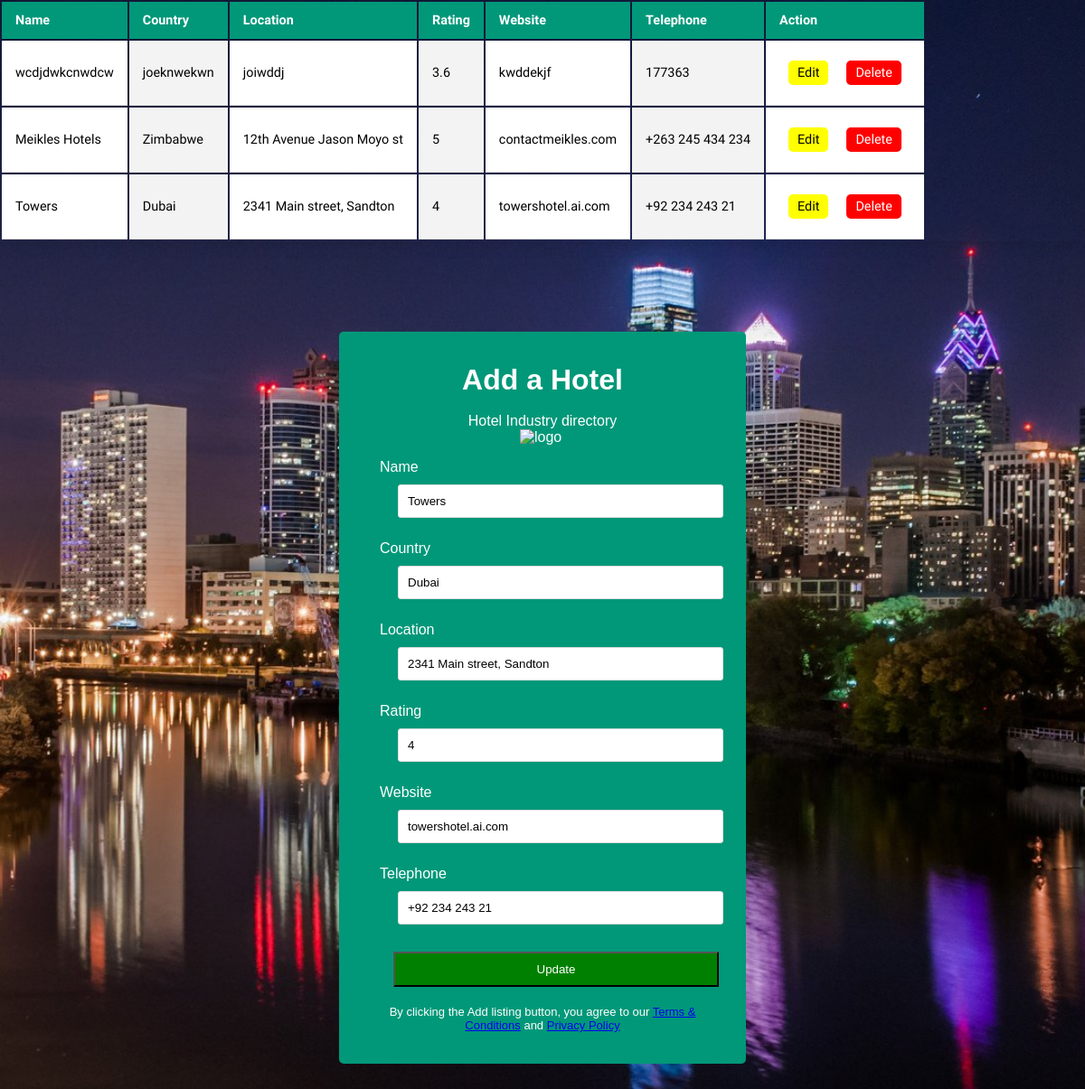
/index.php?edit=17, run on the app's committed database.
### tables this page shows
CREATE TABLE `hotel_management` (
  `id` int(6) NOT NULL,
  `Name` text NOT NULL,
  `Country` text NOT NULL,
  `Location` varchar(100) NOT NULL,
  `Rating` double NOT NULL,
  `Website` varchar(100) NOT NULL,
  `Telephone` varchar(100) NOT NULL
);

### database.php (called while the page is built, shortened)
<?php
$mysqli = new mysqli('localhost','root','','hotels2020') or die(mysqli_error($mysqli));
if(isset($_GET['edit']))
{$id = $_GET['edit'];
$update = true;
  $result = $mysqli->query("SELECT * FROM hotel_management WHERE id=$id") or die($mysqli->error);
  if($result->num_rows){
    $row = $result->fetch_array();
    $name = $row['Name'];
    $country = $row['Country'];
    $location = $row['Location'];
    $rating = $row['Rating'];
    $website = $row['Website'];
    $telephone = $row['Telephone'];
  }
}

### index.php (the view, shortened to what this page needs)
<!DOCTYPE html>
<html lang="en">
<head>
    <link rel="stylesheet" href="style.css">
  </head>
<body>
<?php require_once 'database.php'; ?>
<?php
$mysqli = new mysqli('localhost','root','','hotels2020') or
die(mysqli_error($mysqli));
$result = $mysqli->query(" SELECT * FROM  hotel_management") or die($mysqli->error);
?>
<div class ="table-container">
 <table>
  <thead>
			<tr>
				<th>Name</th>
				<th>Country</th>
				<th>Location</th>
				<th>Rating</th>
				<th>Website</th>
				<th>Telephone</th>
				<th colspan="2">Action</th>
			</tr>
    </thead>
    <?php
    while ($column = $result->fetch_assoc()):?>
		<tbody>
			<tr>
				<td><?php echo $column['Name'];?></td>
				<td><?php echo $column['Country'];?></td>
				<td><?php echo $column['Location'];?></td>
				<td><?php echo $column['Rating'];?></td>
				<td><?php echo $column['Website'];?></td>
				<td><?php echo $column['Telephone'];?></td>
				<td>
            <a style="float: left;margin:10px;" href="index.php?edit=<?php echo $column['id']; ?>" class="btn btn-info" >Edit</a>
            <a style="float: right;margin:10px;" href="database.php?delete=<?php echo $column['id']; ?>" class="btn btn-danger">Delete</a>
        </td>
      </tr>
      <?php endwhile; ?>
		</tbody>
	</table>
</div>
<main>
<div id="container">
      <div class="form-wrap">
        <h1>Add a Hotel</h1><br>
        <p>Hotel Industry directory</p>
        <img class="logo" src="image\Daco_4104998.png" alt="logo">
        <form action="database.php" method="POST" >
          <div class="form-group">
            <label for="name">Name</label>
            <input type="text" name="name" value="<?php echo $name; ?>" id="name" placeholder="Enter name of hotel..." />
          </div>
          <div class="form-group">
            <label for="country">Country</label>
            <input type="text" name="country"  value="<?php echo $country; ?>" id="country" placeholder="..." />
          </div>
          <div class="form-group">
            <label for="location">Location</label>
            <input type="text" name="location"   value="<?php echo $location; ?>" id="location" placeholder="Include city name..." />
          </div>
          <div class="form-group">
            <label for="rating">Rating</label>
            <input type="double" name="rating"  value="<?php echo $rating; ?>" id="rating" placeholder="..."  />
          </div>
          <div class="form-group">
            <label for="website">Website</label>
            <input type="text" name="website" id="website"  value="<?php echo $website; ?>" placeholder="..." />
          </div>
          <div class="form-group">
            <label for="telephone">Telephone</label>
            <input type="double" name="telephone" id="telephone"  value="<?php echo $telephone; ?>" placeholder="Include your country code..."/>
          </div>
          <div class="form-group">
          <?php
            if ($update == true):
          ?>
           <button type="submit" name="update" class="updatebtn">Update</button>
            <?php else: ?>
          <button type="submit" name="save" class="addbtn"><b>Add Listing...<b></button>
          <?php endif; ?>
          </div>
           <p class="bottom-text">
            By clicking the Add listing button, you agree to our
            <a href="#">Terms & Conditions</a> and
            <a href="#">Privacy Policy</a>
          </p>
        </form>
      </div>
</div>
</main>
</body>
</html>

### style.css (style rules this page uses)
* { box-sizing: border-box; padding: 0; margin: 0; }
html { background: url(image/city.jpg) no-repeat center fixed; background-size: cover; font-family: 'Oxygen', sans-serif; }
.table-container { display: block; border-collapse: collapse; margin: auto; font-size: 0.9em; min-width: 400px; border-radius:5px 5px 0 0; overflow: hidden; box-shadow: 0 0 20px rgba(0, 0, 0, 0.15); }
.table-container thead tr { background-color:#009879; color:#ffffff; text-align:left; font-weight: bold; }
.table-container th, .table-container td { padding: 12px 15px; }
.table-container tbody tr td { border-bottom: 1px solid #dddddd; background-color: white; }
.table-container tbody tr td:nth-of-type(even) { background-color: #f3f3f3; }
.logo { width: 50px; height: auto; display: block; margin-left: auto; margin-right: auto; }
#container { font-family: 'Raleway', sans-serif; margin:100px auto; max-width: 450px; padding: 20px ; background-color: #009879 ; border-radius: 5px; }
.form-wrap { background-color: transparent; padding: 15px 25px; color: white; }
.form-wrap h1, .form-wrap p { text-align: center; }
.form-wrap .form-group { margin-top: 15px; }
.form-wrap .form-group label { display: block; color:white; }
.form-wrap .form-group input { width:100%; padding:10px; border: #ddd 1px solid; border-radius: 3px; }
.form-wrap .updatebtn { display: block; width: 100%; padding: 10px; margin-top: 20px; color: white; background:green; cursor: pointer; }
.form-wrap .bottom-text { font-size: 13px; margin-top: 20px; }
input { width: 100px; margin: 10px 20px; }
button { display: block; width: 100%; margin: 15px; }
.btn { text-decoration: none; margin: auto; padding: 8px; border-radius: 5px; padding: 5px 10px; }
.btn-info { background-color: yellow; color: black; }
.btn-danger { background-color: red; color: white; }

### data on the page
hotel_management: Name "wcdjdwkcnwdcw", Country "joeknwekwn", Location "joiwddj", Rating "3.6", Website "kwddekjf", Telephone "177363"
hotel_management: Name "Meikles Hotels", Country "Zimbabwe", Location "12th Avenue Jason Moyo st", Rating "5", Website "contactmeikles.com", Telephone "+263 245 434 234"
hotel_management: Name "Towers", Country "Dubai", Location "2341 Main street, Sandton", Rating "4", Website "towershotel.ai.com", Telephone "+92 234 243 21", name "Towers", country "Dubai", location "2341 Main street, Sandton", rating "4", website "towershotel.ai.com", telephone "+92 234 243 21"
